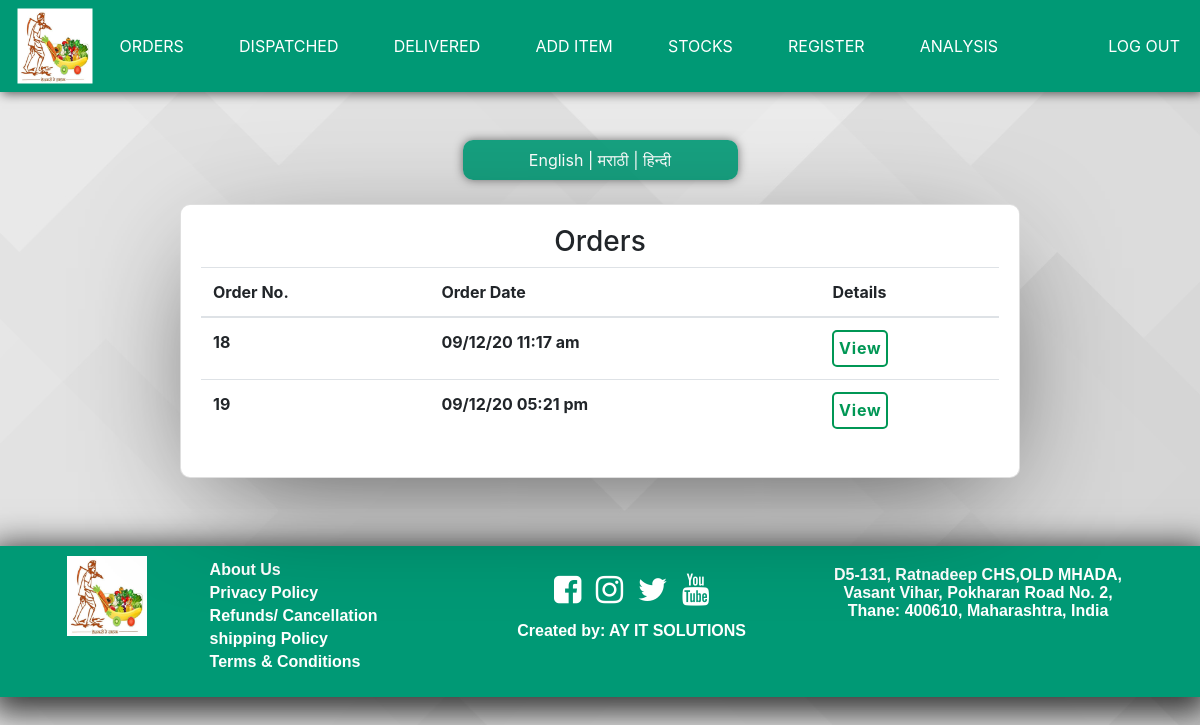
Page /owner/ownerdash.php (signed in) on the earlier database version.
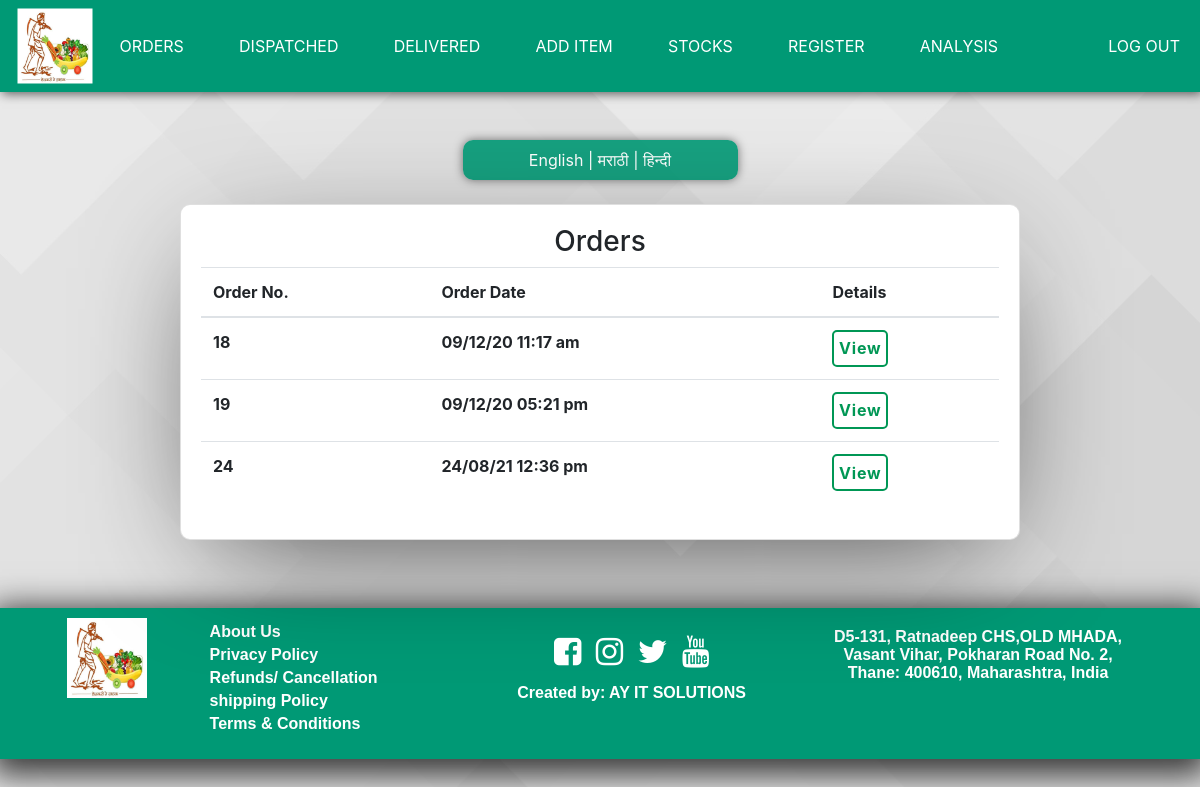
Same page on the later database version.
### tables this page shows
CREATE TABLE `finalorder` (
  `o_id` double NOT NULL,
  `c_id` double NOT NULL,
  `deliveryboy` int(5) NOT NULL,
  `delivery` int(2) NOT NULL COMMENT 'if yes 1 or 0',
  `timeorder` int(11) NOT NULL,
  `timedispatch` int(11) NOT NULL,
  `timedelivery` int(11) NOT NULL
);

### owner/ownerdash.php (the view, shortened to what this page needs)
<?php
  include dirname(dirname(__FILE__)).DIRECTORY_SEPARATOR.'includes'.DIRECTORY_SEPARATOR.'dbconn.php';
?>
<!DOCTYPE html>
<html lang="en">
<head>
<link rel="stylesheet" href="https://cdnjs.cloudflare.com/ajax/libs/font-awesome/4.7.0/css/font-awesome.min.css">
<link rel="stylesheet" href="https://maxcdn.bootstrapcdn.com/bootstrap/4.0.0/css/bootstrap.min.css">
<link rel="stylesheet" href="../css/main.css">
<link rel="stylesheet" href="../css/cards.css">
</head>
<body background="../images/back2.jpg">
  <?php
    include dirname(dirname(__FILE__)).DIRECTORY_SEPARATOR.'includes'.DIRECTORY_SEPARATOR.'ownerheader.php';
   ?>
<br><br>
<div class="col" style="margin: auto;">
<p class="languages"><a href="?lang=english">English</a> | <a href="?lang=marathi">मराठी</a> | <a href="?lang=hindi">हिन्दी</a></p>
</div><br>
<div class="card ownercard">
  <h3 style="text-align:center;">Orders</h3>
  <table class="table table-hover" style="padding:20px;">
<thead>
  <tr>
    <th scope="col">Order No.</th>
    <th scope="col">Order Date</th>
    <th scope="col">Details</th>
  </tr>
</thead>
<tbody>
    <?php
    $query = "SELECT * FROM finalorder WHERE delivery=0 && deliveryboy=0 ORDER BY o_id ASC;";
    $result = mysqli_query($con, $query);
    if (mysqli_num_rows($result) > 0)
    {
        while ($row1 = mysqli_fetch_assoc($result)) {
          $ordertime=date('d/m/y h:i a', $row1['timeorder']);
            echo '
            <tr>
              <th scope="col">'.$row1['o_id'].'</th>
              <th scope="col">'.$ordertime.'</th>
              <th scope="col">
                <form action="./order.php" method="post" id="form1">
                  <input type="hidden" name="orderid" value="'.$row1['o_id'].'">
                  <input type="hidden" name="customerid" value="'.$row1['c_id'].'">
                  <input type="hidden" name="ordertime" value="'.$ordertime.'">
                  <input type="hidden" name="deliveryboy" value="1">
                  <input type="submit"class="btn btnwhite" name="vieworderitems" value="View">
                </form>
              </th>
            </tr>';
        }
      }
     ?>
</tbody>
</table>
</div>
       <?php include dirname(dirname(__FILE__)).DIRECTORY_SEPARATOR.'includes'.DIRECTORY_SEPARATOR.'footer.php';   ?>
</body>
</html>

Differences in the rows shown:
added finalorder: o_id "24", timeorder "24/08/21 12:36 pm"
